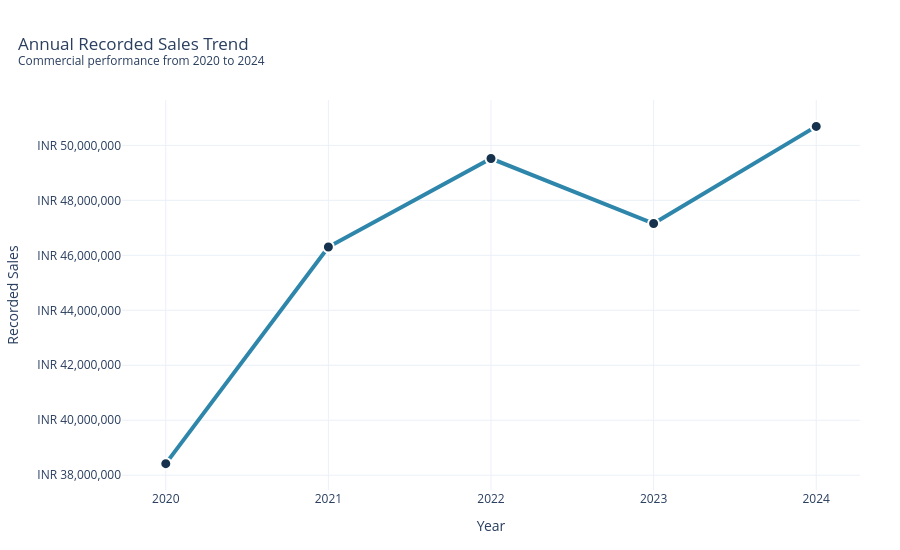

Write notebook code for a chart like this one.
### Markdown cell above
##### 🔗 Bivariate Visual 1: Annual Recorded Sales Trend

**Executive Question:** How have recorded sales changed from 2020 through 2024?

**Business Purpose:** Identify periods of commercial growth, decline, and recovery and establish the annual performance pattern for comparison with profit and margin.

**Visual Encoding:**

- The horizontal axis represents the calendar year.
- The vertical axis represents total recorded sales.
- Markers show the annual sales totals.
- Interactive hover information provides recorded sales and year-over-year growth.

### Code cell
annual_sales_visual = (df.groupby("year",as_index=False ).agg(recorded_sales=("sales_amount","sum")).sort_values("year").reset_index(drop=True))
# Calculate year-over-year sales growth
annual_sales_visual["sales_growth_pct"] = (annual_sales_visual["recorded_sales"].pct_change().mul(100))
fig = px.line(annual_sales_visual,x="year",y="recorded_sales",markers=True,
    title=("Annual Recorded Sales Trend<br><sup>Commercial performance from 2020 to 2024</sup>"),
    labels={"year": "Year","recorded_sales": "Recorded Sales"},template=PLOTLY_TEMPLATE)

fig.update_traces(line={"color": COLORS["blue"],"width": 4},marker={"size": 11,"color": COLORS["navy"],"line": {"width": 2,"color": "white"}},
    customdata=annual_sales_visual[["sales_growth_pct"]],hovertemplate=("<b>Year: %{x}</b><br>Recorded Sales: INR %{y:,.2f}<br>Sales Growth: %{customdata.2f}%<extra></extra>"))

fig.update_layout(height=550,title={"x": 0.02,"xanchor": "left"},
    xaxis={"dtick": 1,"title": "Year"},
    yaxis={"title": "Recorded Sales","tickprefix": "INR ","tickformat": ",.0f"},
    margin={"l": 100,"r": 40,"t": 100, "b": 60})

fig.show()

### Figure 1 — Plotly figure (JSON) as saved in the notebook; plotly's stock layout.template omitted (floating-point values rounded to 4 significant figures)
{"data": [{"customdata": [[NaN], [20.52], [6.949], [-4.774], [7.495]], "hovertemplate": "<b>Year: %{x}</b><br>Recorded Sales: INR %{y:,.2f}<br>Sales Growth: %{customdata.2f}%<extra></extra>", "legendgroup": "", "line": {"color": "#2E86AB", "dash": "solid", "width": 4}, "marker": {"color": "#17324D", "line": {"color": "white", "width": 2}, "size": 11, "symbol": "circle"}, "mode": "lines+markers", "name": "", "orientation": "v", "showlegend": false, "type": "scatter", "x": [2020, 2021, 2022, 2023, 2024], "xaxis": "x", "y": [38420000.0, 46300000.0, 49520000.0, 47160000.0, 50690000.0], "yaxis": "y"}], "layout": {"height": 550, "legend": {"tracegroupgap": 0}, "margin": {"b": 60, "l": 100, "r": 40, "t": 100}, "title": {"text": "Annual Recorded Sales Trend<br><sup>Commercial performance from 2020 to 2024</sup>", "x": 0.02, "xanchor": "left"}, "xaxis": {"anchor": "y", "domain": [0, 1], "dtick": 1, "title": {"text": "Year"}}, "yaxis": {"anchor": "x", "domain": [0, 1], "tickformat": ",.0f", "tickprefix": "INR ", "title": {"text": "Recorded Sales"}}}}
